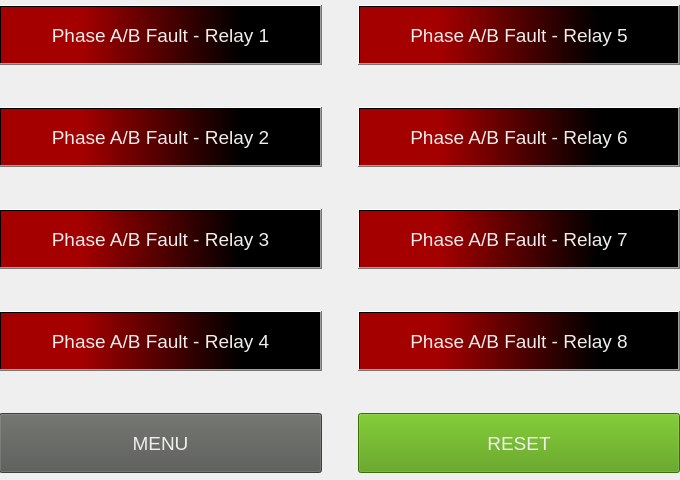
     <widget class="QWidget" name="PhaseAB">
      <property name="minimumSize">
       <size>
        <width>680</width>
        <height>480</height>
       </size>
      </property>
      <property name="maximumSize">
       <size>
        <width>680</width>
        <height>480</height>
       </size>
      </property>
      <widget class="QWidget" name="gridLayoutWidget_2">
       <property name="geometry">
        <rect>
         <x>-1</x>
         <y>-1</y>
         <width>681</width>
         <height>481</height>
        </rect>
       </property>
       <layout class="QGridLayout" name="gridLayout_AB">
        <property name="spacing">
         <number>36</number>
        </property>
        <item row="1" column="0">
         <widget class="QPushButton" name="phaseAB_btn_relay2">
          <property name="minimumSize">
           <size>
            <width>80</width>
            <height>60</height>
           </size>
          </property>
          <property name="font">
           <font>
            <pointsize>14</pointsize>
           </font>
          </property>
          <property name="styleSheet">
           <string notr="true">color: rgb(238, 238, 236);
background-color: qlineargradient(spread:pad, x1:0, y1:0, x2:1, y2:0, stop:0.25 rgba(164, 0, 0, 255), stop:0.75 rgba(0, 0, 0, 255));</string>
          </property>
          <property name="text">
           <string>Phase A/B Fault - Relay 2</string>
          </property>
         </widget>
        </item>
        <item row="0" column="1">
         <widget class="QPushButton" name="phaseAB_btn_relay5">
          <property name="minimumSize">
           <size>
            <width>80</width>
            <height>60</height>
           </size>
          </property>
          <property name="font">
           <font>
            <pointsize>14</pointsize>
           </font>
          </property>
          <property name="styleSheet">
           <string notr="true">color: rgb(238, 238, 236);
background-color: qlineargradient(spread:pad, x1:0, y1:0, x2:1, y2:0, stop:0.25 rgba(164, 0, 0, 255), stop:0.75 rgba(0, 0, 0, 255));</string>
          </property>
          <property name="text">
           <string>Phase A/B Fault - Relay 5</string>
          </property>
         </widget>
        </item>
        <item row="3" column="0">
         <widget class="QPushButton" name="phaseAB_btn_relay4">
          <property name="minimumSize">
           <size>
            <width>80</width>
            <height>60</height>
           </size>
          </property>
          <property name="font">
           <font>
            <pointsize>14</pointsize>
           </font>
          </property>
          <property name="styleSheet">
           <string notr="true">color: rgb(238, 238, 236);
background-color: qlineargradient(spread:pad, x1:0, y1:0, x2:1, y2:0, stop:0.25 rgba(164, 0, 0, 255), stop:0.75 rgba(0, 0, 0, 255));</string>
          </property>
          <property name="text">
           <string>Phase A/B Fault - Relay 4</string>
          </property>
         </widget>
        </item>
        <item row="1" column="1">
         <widget class="QPushButton" name="phaseAB_btn_relay6">
          <property name="minimumSize">
           <size>
            <width>80</width>
            <height>60</height>
           </size>
          </property>
          <property name="font">
           <font>
            <pointsize>14</pointsize>
           </font>
          </property>
          <property name="styleSheet">
           <string notr="true">color: rgb(238, 238, 236);
background-color: qlineargradient(spread:pad, x1:0, y1:0, x2:1, y2:0, stop:0.25 rgba(164, 0, 0, 255), stop:0.75 rgba(0, 0, 0, 255));</string>
          </property>
          <property name="text">
           <string>Phase A/B Fault - Relay 6</string>
          </property>
         </widget>
        </item>
        <item row="0" column="0">
         <widget class="QPushButton" name="phaseAB_btn_relay1">
          <property name="minimumSize">
           <size>
            <width>80</width>
            <height>60</height>
           </size>
          </property>
          <property name="font">
           <font>
            <pointsize>14</pointsize>
           </font>
          </property>
          <property name="styleSheet">
           <string notr="true">color: rgb(238, 238, 236);
background-color: qlineargradient(spread:pad, x1:0, y1:0, x2:1, y2:0, stop:0.25 rgba(164, 0, 0, 255), stop:0.75 rgba(0, 0, 0, 255));</string>
          </property>
          <property name="text">
           <string>Phase A/B Fault - Relay 1</string>
          </property>
         </widget>
        </item>
        <item row="2" column="0">
         <widget class="QPushButton" name="phaseAB_btn_relay3">
          <property name="minimumSize">
           <size>
            <width>80</width>
            <height>60</height>
           </size>
          </property>
          <property name="font">
           <font>
            <pointsize>14</pointsize>
           </font>
          </property>
          <property name="styleSheet">
           <string notr="true">color: rgb(238, 238, 236);
background-color: qlineargradient(spread:pad, x1:0, y1:0, x2:1, y2:0, stop:0.25 rgba(164, 0, 0, 255), stop:0.75 rgba(0, 0, 0, 255));</string>
          </property>
          <property name="text">
           <string>Phase A/B Fault - Relay 3</string>
          </property>
         </widget>
        </item>
        <item row="3" column="1">
         <widget class="QPushButton" name="phaseAB_btn_relay8">
          <property name="minimumSize">
           <size>
            <width>80</width>
            <height>60</height>
           </size>
          </property>
          <property name="font">
           <font>
            <pointsize>14</pointsize>
           </font>
          </property>
          <property name="styleSheet">
           <string notr="true">color: rgb(238, 238, 236);
background-color: qlineargradient(spread:pad, x1:0, y1:0, x2:1, y2:0, stop:0.25 rgba(164, 0, 0, 255), stop:0.75 rgba(0, 0, 0, 255));</string>
          </property>
          <property name="text">
           <string>Phase A/B Fault - Relay 8</string>
          </property>
         </widget>
        </item>
        <item row="2" column="1">
         <widget class="QPushButton" name="phaseAB_btn_relay7">
          <property name="minimumSize">
           <size>
            <width>80</width>
            <height>60</height>
           </size>
          </property>
          <property name="font">
           <font>
            <pointsize>14</pointsize>
           </font>
          </property>
          <property name="styleSheet">
           <string notr="true">color: rgb(238, 238, 236);
background-color: qlineargradient(spread:pad, x1:0, y1:0, x2:1, y2:0, stop:0.25 rgba(164, 0, 0, 255), stop:0.75 rgba(0, 0, 0, 255));</string>
          </property>
          <property name="text">
           <string>Phase A/B Fault - Relay 7</string>
          </property>
         </widget>
        </item>
        <item row="4" column="0">
         <widget class="QPushButton" name="phaseAB_btn_menu">
          <property name="minimumSize">
           <size>
            <width>80</width>
            <height>60</height>
           </size>
          </property>
          <property name="font">
           <font>
            <pointsize>14</pointsize>
           </font>
          </property>
          <property name="styleSheet">
           <string notr="true">color: rgb(238, 238, 236);
background-color: rgb(85, 87, 83);</string>
          </property>
          <property name="text">
           <string>MENU</string>
          </property>
         </widget>
        </item>
        <item row="4" column="1">
         <widget class="QPushButton" name="phaseAB_btn_reset">
          <property name="minimumSize">
           <size>
            <width>80</width>
            <height>60</height>
           </size>
          </property>
          <property name="font">
           <font>
            <pointsize>14</pointsize>
           </font>
          </property>
          <property name="styleSheet">
           <string notr="true">color: rgb(238, 238, 236);
background-color: rgb(78, 154, 6);</string>
          </property>
          <property name="text">
           <string>RESET</string>
          </property>
         </widget>
        </item>
       </layout>
      </widget>
     </widget>
